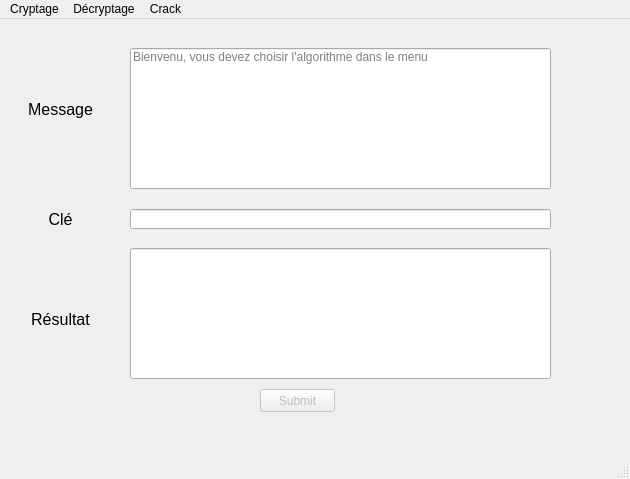
<?xml version="1.0" encoding="UTF-8"?>
<ui version="4.0">
 <class>MainWindow</class>
 <widget class="QMainWindow" name="MainWindow">
  <property name="geometry">
   <rect>
    <x>0</x>
    <y>0</y>
    <width>630</width>
    <height>479</height>
   </rect>
  </property>
  <property name="windowTitle">
   <string>MainWindow</string>
  </property>
  <widget class="QWidget" name="centralwidget">
   <widget class="QLabel" name="label_message">
    <property name="geometry">
     <rect>
      <x>20</x>
      <y>80</y>
      <width>81</width>
      <height>21</height>
     </rect>
    </property>
    <property name="font">
     <font>
      <pointsize>12</pointsize>
     </font>
    </property>
    <property name="locale">
     <locale language="English" country="UnitedStates"/>
    </property>
    <property name="text">
     <string>Message</string>
    </property>
    <property name="alignment">
     <set>Qt::AlignCenter</set>
    </property>
   </widget>
   <widget class="QLabel" name="label_key">
    <property name="geometry">
     <rect>
      <x>20</x>
      <y>190</y>
      <width>81</width>
      <height>21</height>
     </rect>
    </property>
    <property name="font">
     <font>
      <pointsize>12</pointsize>
     </font>
    </property>
    <property name="locale">
     <locale language="English" country="UnitedStates"/>
    </property>
    <property name="text">
     <string>Clé</string>
    </property>
    <property name="alignment">
     <set>Qt::AlignCenter</set>
    </property>
   </widget>
   <widget class="QLabel" name="label_result">
    <property name="geometry">
     <rect>
      <x>20</x>
      <y>290</y>
      <width>81</width>
      <height>21</height>
     </rect>
    </property>
    <property name="font">
     <font>
      <pointsize>12</pointsize>
     </font>
    </property>
    <property name="locale">
     <locale language="English" country="UnitedStates"/>
    </property>
    <property name="text">
     <string>Résultat</string>
    </property>
    <property name="alignment">
     <set>Qt::AlignCenter</set>
    </property>
   </widget>
   <widget class="QLineEdit" name="lineEdit_message">
    <property name="geometry">
     <rect>
      <x>130</x>
      <y>29</y>
      <width>421</width>
      <height>141</height>
     </rect>
    </property>
    <property name="text">
     <string/>
    </property>
    <property name="alignment">
     <set>Qt::AlignLeading|Qt::AlignLeft|Qt::AlignTop</set>
    </property>
    <property name="readOnly">
     <bool>true</bool>
    </property>
    <property name="placeholderText">
     <string>Bienvenu, vous devez choisir l'algorithme dans le menu</string>
    </property>
   </widget>
   <widget class="QLineEdit" name="lineEdit_key">
    <property name="geometry">
     <rect>
      <x>130</x>
      <y>190</y>
      <width>421</width>
      <height>20</height>
     </rect>
    </property>
    <property name="readOnly">
     <bool>true</bool>
    </property>
   </widget>
   <widget class="QLineEdit" name="lineEdit_result">
    <property name="geometry">
     <rect>
      <x>130</x>
      <y>229</y>
      <width>421</width>
      <height>131</height>
     </rect>
    </property>
    <property name="alignment">
     <set>Qt::AlignLeading|Qt::AlignLeft|Qt::AlignTop</set>
    </property>
    <property name="readOnly">
     <bool>true</bool>
    </property>
   </widget>
   <widget class="QPushButton" name="pushButton_Submit">
    <property name="enabled">
     <bool>false</bool>
    </property>
    <property name="geometry">
     <rect>
      <x>260</x>
      <y>370</y>
      <width>75</width>
      <height>23</height>
     </rect>
    </property>
    <property name="text">
     <string>Submit</string>
    </property>
   </widget>
  </widget>
  <widget class="QMenuBar" name="menubar">
   <property name="geometry">
    <rect>
     <x>0</x>
     <y>0</y>
     <width>630</width>
     <height>21</height>
    </rect>
   </property>
   <widget class="QMenu" name="menuCryptage">
    <property name="title">
     <string>Cryptage</string>
    </property>
    <widget class="QMenu" name="menuBasiques">
     <property name="title">
      <string>Basiques</string>
     </property>
     <addaction name="actionCesar"/>
     <addaction name="actionVegenere"/>
     <addaction name="actionSubstitution"/>
     <addaction name="actionTransposition"/>
    </widget>
    <widget class="QMenu" name="menuSym_triques">
     <property name="title">
      <string>Symétriques</string>
     </property>
     <addaction name="actionDES"/>
    </widget>
    <widget class="QMenu" name="menuAsym_triques">
     <property name="title">
      <string>Asymétriques</string>
     </property>
     <addaction name="actionRSA"/>
    </widget>
    <addaction name="menuBasiques"/>
    <addaction name="separator"/>
    <addaction name="menuSym_triques"/>
    <addaction name="separator"/>
    <addaction name="menuAsym_triques"/>
   </widget>
   <widget class="QMenu" name="menuDecryptage">
    <property name="title">
     <string>Décryptage</string>
    </property>
    <widget class="QMenu" name="menuBasiques_2">
     <property name="title">
      <string>Basiques</string>
     </property>
     <addaction name="actionCesar_2"/>
     <addaction name="actionVegenere_2"/>
     <addaction name="actionSubstitution_2"/>
     <addaction name="actionTransposition_2"/>
    </widget>
    <widget class="QMenu" name="menuSym_triques_2">
     <property name="title">
      <string>Symétriques</string>
     </property>
     <addaction name="actionDES_2"/>
    </widget>
    <widget class="QMenu" name="menuAsym_triques_2">
     <property name="title">
      <string>Asymétriques</string>
     </property>
     <addaction name="actionRSA_2"/>
    </widget>
    <addaction name="menuBasiques_2"/>
    <addaction name="separator"/>
    <addaction name="menuSym_triques_2"/>
    <addaction name="separator"/>
    <addaction name="menuAsym_triques_2"/>
   </widget>
   <widget class="QMenu" name="menuCrack">
    <property name="title">
     <string>Crack</string>
    </property>
    <widget class="QMenu" name="menuBasiques_3">
     <property name="title">
      <string>Basiques</string>
     </property>
     <addaction name="actionVegenere3"/>
    </widget>
    <addaction name="menuBasiques_3"/>
    <addaction name="separator"/>
    <addaction name="actionSymetriques_3"/>
    <addaction name="separator"/>
    <addaction name="actionAsym_triques_3"/>
   </widget>
   <addaction name="menuCryptage"/>
   <addaction name="menuDecryptage"/>
   <addaction name="menuCrack"/>
  </widget>
  <widget class="QStatusBar" name="statusbar"/>
  <action name="actionSymetriques_3">
   <property name="text">
    <string>Symétriques</string>
   </property>
  </action>
  <action name="actionAsym_triques_3">
   <property name="text">
    <string>Asymétriques</string>
   </property>
  </action>
  <action name="actionCesar">
   <property name="text">
    <string>César</string>
   </property>
  </action>
  <action name="actionVegenere">
   <property name="text">
    <string>Vegenère</string>
   </property>
  </action>
  <action name="actionSubstitution">
   <property name="text">
    <string>Substitution</string>
   </property>
  </action>
  <action name="actionTransposition">
   <property name="text">
    <string>Transposition</string>
   </property>
  </action>
  <action name="actionCesar_2">
   <property name="text">
    <string>César</string>
   </property>
  </action>
  <action name="actionVegenere_2">
   <property name="text">
    <string>Vegenère</string>
   </property>
  </action>
  <action name="actionSubstitution_2">
   <property name="text">
    <string>Substitution</string>
   </property>
  </action>
  <action name="actionTransposition_2">
   <property name="text">
    <string>Transposition</string>
   </property>
  </action>
  <action name="actionVegenere3">
   <property name="text">
    <string>Vegenère</string>
   </property>
  </action>
  <action name="actionDES">
   <property name="text">
    <string>DES</string>
   </property>
  </action>
  <action name="actionRSA">
   <property name="text">
    <string>RSA</string>
   </property>
  </action>
  <action name="actionDES_2">
   <property name="text">
    <string>DES</string>
   </property>
  </action>
  <action name="actionRSA_2">
   <property name="text">
    <string>RSA</string>
   </property>
  </action>
 </widget>
 <resources/>
 <connections/>
</ui>
